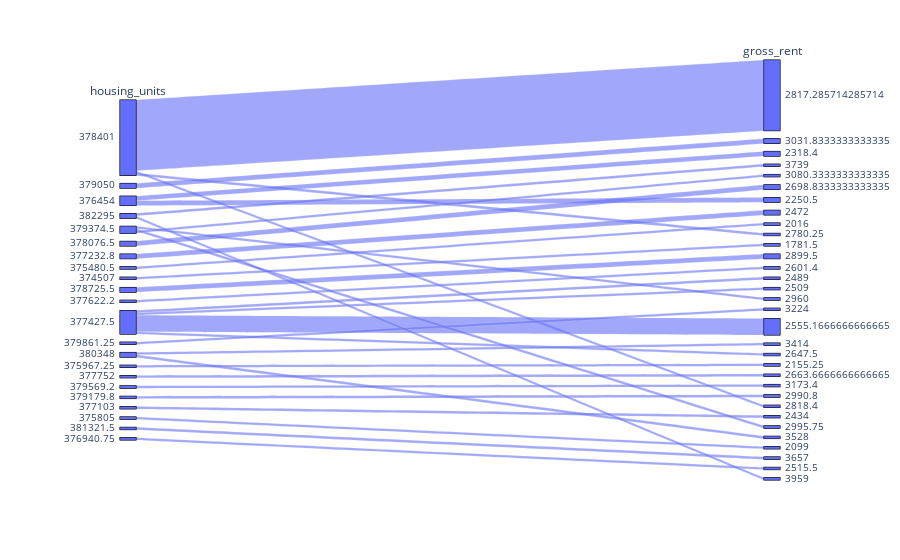

The cell this chart's notebook holds for it:
### Markdown cell above
### Create a parallel coordinates plot and parallel categories plot of most expensive neighborhoods in San Francisco per year

### Code cell
# Parallel Categories Plot
#df_expensive_neighborhoods_per_year
px.parallel_categories(
    df_all_neighborhoods)
